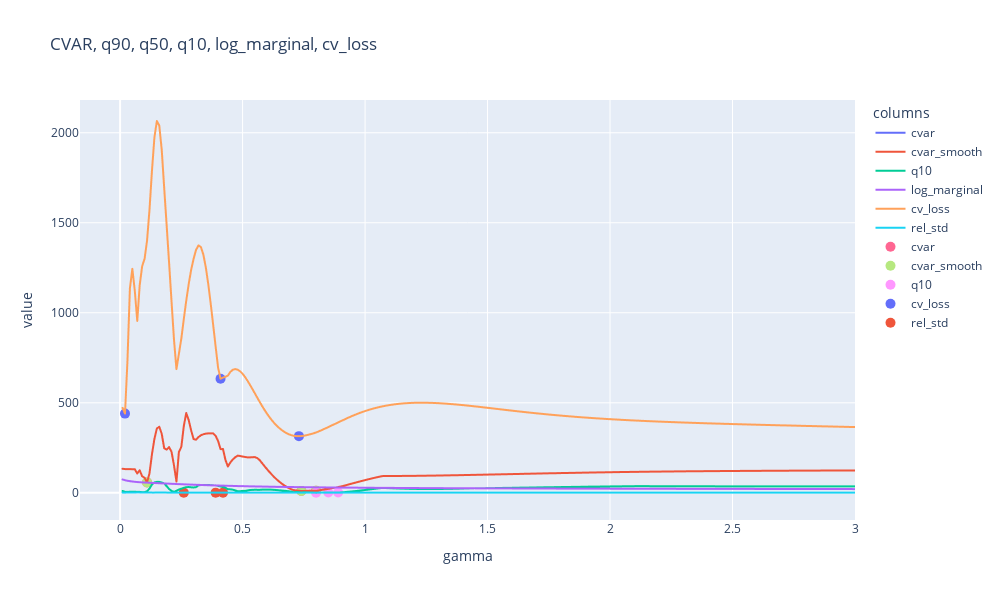

This figure's notebook cell:
### Code cell
plot_cols = ["cvar", "cvar_smooth", "q10", "log_marginal", "cv_loss", "rel_std"]
fig = px.line(df, x="gamma", y=plot_cols, title="CVAR, q90, q50, q10, log_marginal, cv_loss")

# top3 minima of all the plotted columns
#gamma index
for col in plot_cols:
    peaks, _ = find_peaks(-df[col])
    top3 = df.iloc[peaks].sort_values(col).head(3)
    fig.add_scatter(x=top3["gamma"], y=top3[col], mode="markers", marker=dict(size=10), name=col)
    
fig.update_layout(
    xaxis_title="gamma",
    yaxis_title="value",
    legend_title="columns",
    width=1000,
    height=600
)
fig.show()

### Figure 1 — Plotly figure (JSON) as saved in the notebook; plotly's stock layout.template omitted (floating-point values rounded to 4 significant figures; data arrays with more than 128 entries replaced by an {"elided": "..."} marker saying what was removed)
{"data": [{"hovertemplate": "variable=cvar<br>gamma=%{x}<br>value=%{y}<extra></extra>", "legendgroup": "cvar", "line": {"color": "#636efa", "dash": "solid"}, "marker": {"symbol": "circle"}, "mode": "lines", "name": "cvar", "showlegend": true, "type": "scattergl", "x": {"elided": "300 float values"}, "xaxis": "x", "y": {"elided": "300 float values"}, "yaxis": "y"}, {"hovertemplate": "variable=cvar_smooth<br>gamma=%{x}<br>value=%{y}<extra></extra>", "legendgroup": "cvar_smooth", "line": {"color": "#EF553B", "dash": "solid"}, "marker": {"symbol": "circle"}, "mode": "lines", "name": "cvar_smooth", "showlegend": true, "type": "scattergl", "x": {"elided": "300 float values"}, "xaxis": "x", "y": {"elided": "300 float values"}, "yaxis": "y"}, {"hovertemplate": "variable=q10<br>gamma=%{x}<br>value=%{y}<extra></extra>", "legendgroup": "q10", "line": {"color": "#00cc96", "dash": "solid"}, "marker": {"symbol": "circle"}, "mode": "lines", "name": "q10", "showlegend": true, "type": "scattergl", "x": {"elided": "300 float values"}, "xaxis": "x", "y": {"elided": "300 float values"}, "yaxis": "y"}, {"hovertemplate": "variable=log_marginal<br>gamma=%{x}<br>value=%{y}<extra></extra>", "legendgroup": "log_marginal", "line": {"color": "#ab63fa", "dash": "solid"}, "marker": {"symbol": "circle"}, "mode": "lines", "name": "log_marginal", "showlegend": true, "type": "scattergl", "x": {"elided": "300 float values"}, "xaxis": "x", "y": {"elided": "300 float values"}, "yaxis": "y"}, {"hovertemplate": "variable=cv_loss<br>gamma=%{x}<br>value=%{y}<extra></extra>", "legendgroup": "cv_loss", "line": {"color": "#FFA15A", "dash": "solid"}, "marker": {"symbol": "circle"}, "mode": "lines", "name": "cv_loss", "showlegend": true, "type": "scattergl", "x": {"elided": "300 float values"}, "xaxis": "x", "y": {"elided": "300 float values"}, "yaxis": "y"}, {"hovertemplate": "variable=rel_std<br>gamma=%{x}<br>value=%{y}<extra></extra>", "legendgroup": "rel_std", "line": {"color": "#19d3f3", "dash": "solid"}, "marker": {"symbol": "circle"}, "mode": "lines", "name": "rel_std", "showlegend": true, "type": "scattergl", "x": {"elided": "300 float values"}, "xaxis": "x", "y": {"elided": "300 float values"}, "yaxis": "y"}, {"marker": {"size": 10}, "mode": "markers", "name": "cvar", "type": "scatter", "x": [0.74, 0.8, 0.11], "y": [9.569, 11.09, 57.82]}, {"marker": {"size": 10}, "mode": "markers", "name": "cvar_smooth", "type": "scatter", "x": [0.74, 0.8, 0.11], "y": [9.569, 11.09, 57.82]}, {"marker": {"size": 10}, "mode": "markers", "name": "q10", "type": "scatter", "x": [0.8, 0.85, 0.89], "y": [0.2766, 1.409, 1.696]}, {"marker": {"size": 10}, "mode": "markers", "name": "log_marginal", "type": "scatter", "x": [], "y": []}, {"marker": {"size": 10}, "mode": "markers", "name": "cv_loss", "type": "scatter", "x": [0.73, 0.02, 0.41], "y": [314.6, 440.0, 633.4]}, {"marker": {"size": 10}, "mode": "markers", "name": "rel_std", "type": "scatter", "x": [0.39, 0.26, 0.42], "y": [0.8069, 0.841, 0.869]}], "layout": {"height": 600, "legend": {"title": {"text": "columns"}, "tracegroupgap": 0}, "title": {"text": "CVAR, q90, q50, q10, log_marginal, cv_loss"}, "width": 1000, "xaxis": {"anchor": "y", "domain": [0, 1], "title": {"text": "gamma"}}, "yaxis": {"anchor": "x", "domain": [0, 1], "title": {"text": "value"}}}}
